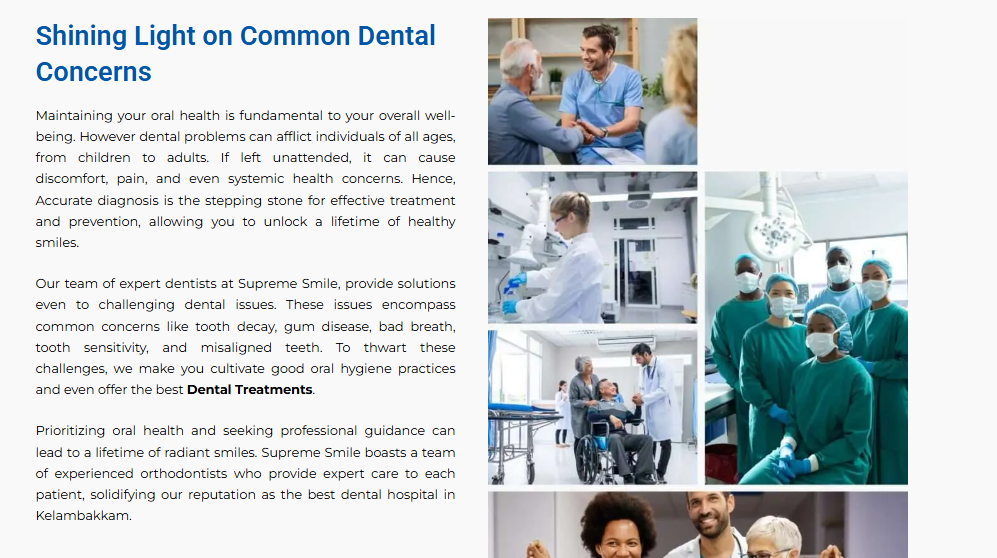
#> input picture Supreme/images/dental_concerns_collage.png, 997 x 558 px, found by its file name
$ python crop_collage.py
#> lines starting #> are read from the running program, lines starting #| are printed output that depends on the picture
import os
from PIL import Image

image_path = r"c:\Program Files\Ampps\www\Supreme-1\Supreme\images\dental_concerns_collage.png"
if os.path.exists(image_path):
    img = Image.open(image_path)
#> img is the input picture: PIL image 997x558 RGBA; mean R, G, B, A 203.5, 209, 211.1, 255
    width, height = img.size
#> width = 997; height = 558
    print(f"Original dimensions: {width}x{height}")
#| Original dimensions: 997x558

    # The right collage part starts around 47-48% of the width.
    # Let's crop from 47% to 100% of the width.
    crop_x = int(width * 0.47)
#> crop_x = 468
    cropped_img = img.crop((crop_x, 0, width, height))
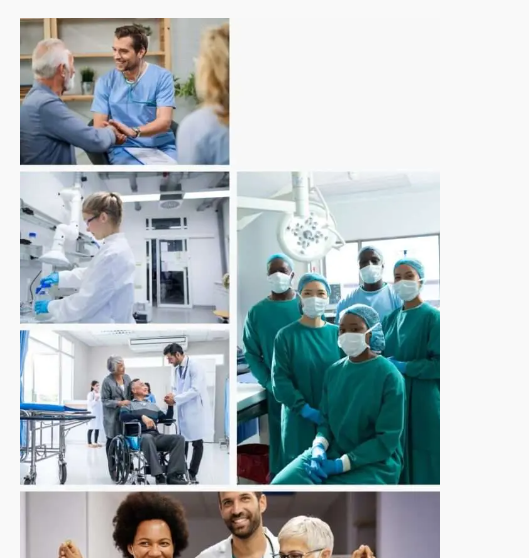
#> cropped_img: PIL image 529x558 RGBA; mean R, G, B, A 177.1, 186.4, 189.3, 255

    cropped_img.save(image_path)
    print(f"Cropped image saved successfully with dimensions: {cropped_img.size}")
#| Cropped image saved successfully with dimensions: (529, 558)
else:
    print("Image not found!")

$ run again, with Supreme/images/appointment_bg.png copied over Supreme/images/dental_concerns_collage.png
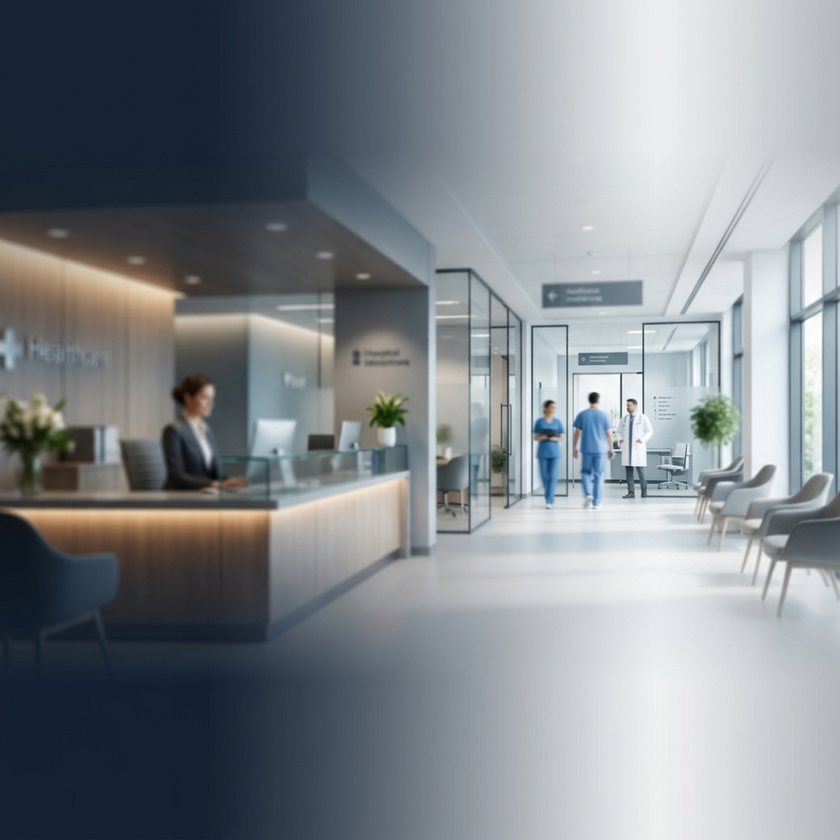
#> input picture Supreme/images/appointment_bg.png, 840 x 840 px, shrunk from 1024 x 1024 before the run, found by its file name
#> img is the input picture: PIL image 840x840 RGB; mean R, G, B 129.4, 135.5, 140.4
#| Original dimensions: 840x840
#> `cropped_img = img.crop((crop_x, 0, width, height))`:
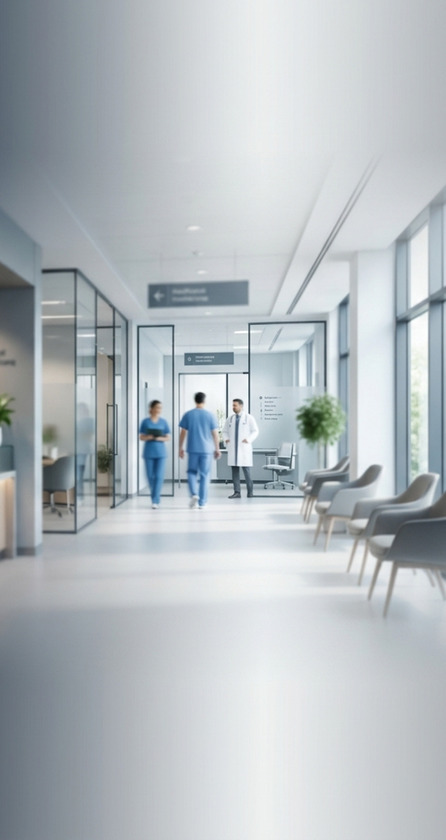
#> cropped_img: PIL image 446x840 RGB; mean R, G, B 180.6, 187.5, 191.7
#| Cropped image saved successfully with dimensions: (446, 840)
